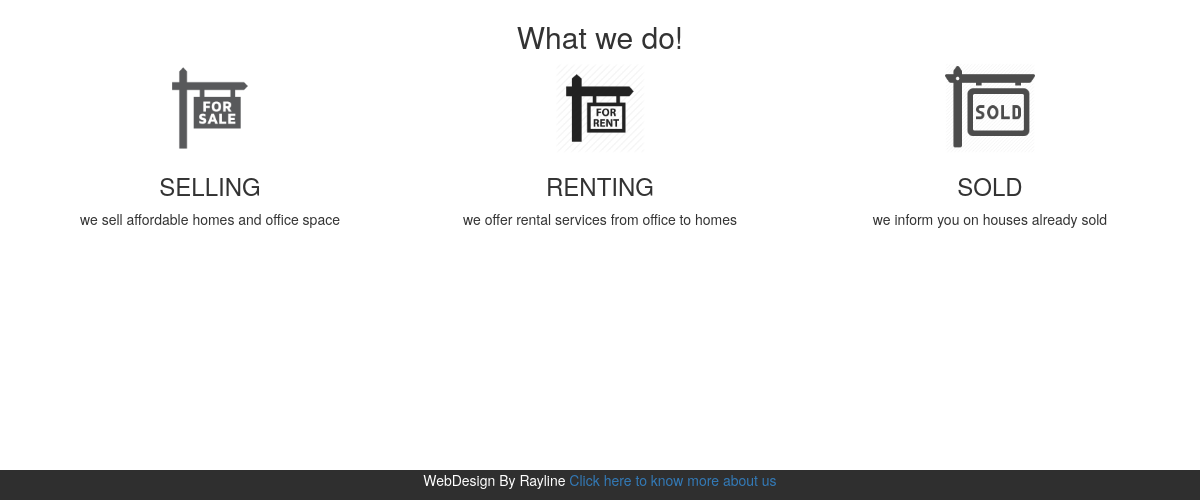
Page /house/index.php (lower part) on the earlier database version.
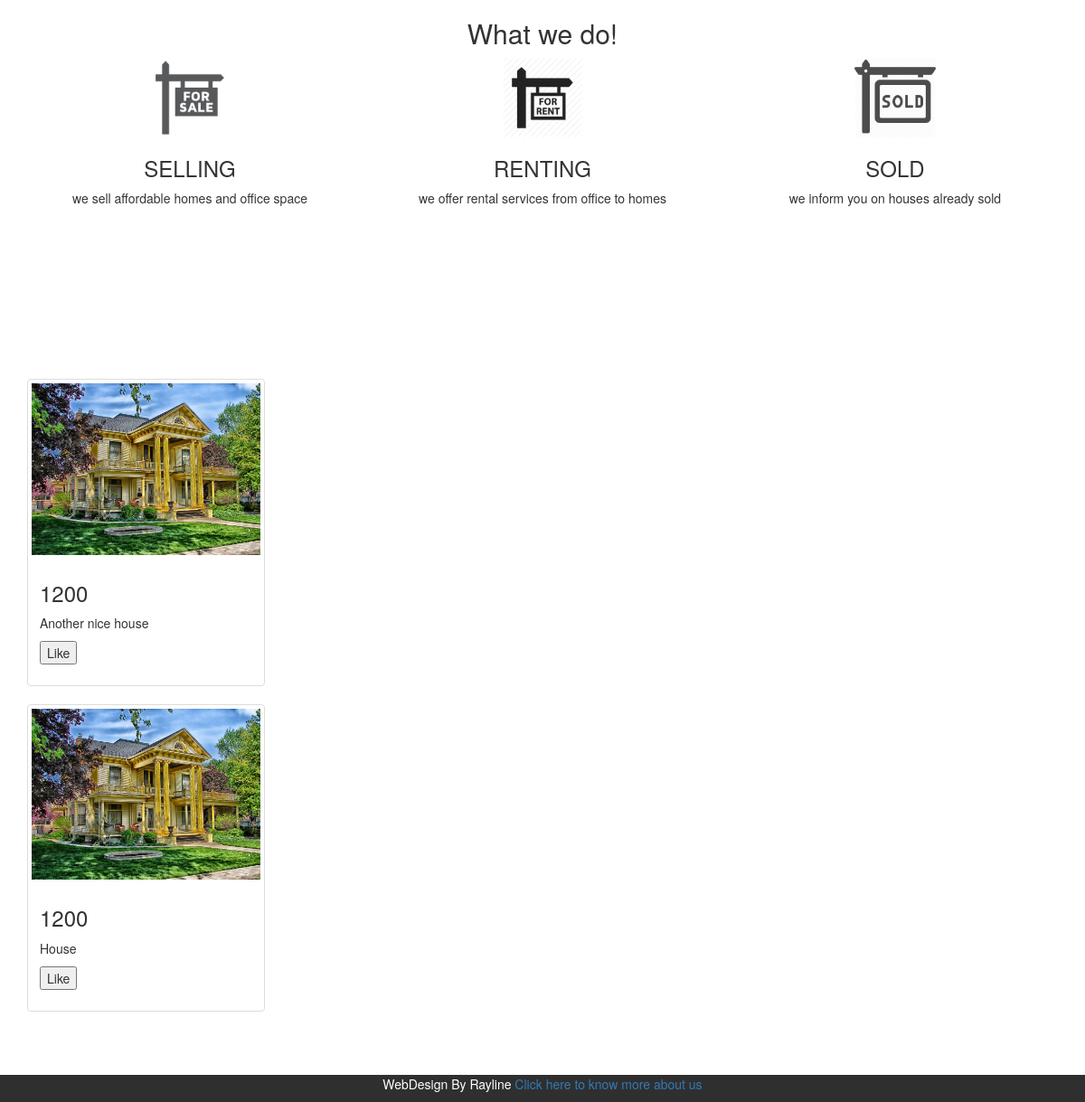
Same page on the later database version.
### tables this page shows
CREATE TABLE `houses` (
  `houseID` int(11) NOT NULL AUTO_INCREMENT,
  `image` varchar(50) NOT NULL,
  `description` varchar(255) DEFAULT NULL,
  `price` double NOT NULL,
  `rooms` int(11) NOT NULL,
  `listing` varchar(50) DEFAULT NULL,
  `street` varchar(50) DEFAULT NULL,
  `city` varchar(50) DEFAULT NULL,
  PRIMARY KEY (`houseID`)
);

### house/index.php (the view, shortened to what this page needs)
<?php
require 'includes/db.connection.php';
?>
    <!doctype html>
    <html class="no-js" lang="">
    <?php include "templates/head.php";?>
    <body>
        <section id="about" class="about">
            <div class="container">
                <div class="row text-center">
                    <h2>What we do!</h2>
                    <div class="col-sm-4">
                        <img height="90" src="img/sale.png">
                        <h3 class="text-uppercase text-center">Selling</h3>
                        <p class="text-center">we sell affordable homes and office space</p>
                    </div>
                    <div class="col-sm-4">
                        <img height="90" src="img/rent.png">
                        <h3 class="text-uppercase text-center">Renting</h3>
                        <p class="text-center">we offer rental services from office to homes</p>
                    </div>
                    <div class="col-sm-4">
                        <img height="90" src="img/sold.png">
                        <h3 class="text-uppercase text-center">Sold</h3>
                        <p class="text-center">we inform you on houses already sold</p>
                    </div>
                </div>
            </div>
        </section>
        <section id="advert" class="advert">
            <div class="container">
                <div class="row">
                    <div class="col-sm-6 col-md-3">
                        <?php
                        $query = "SELECT * FROM houses";
                        $result = mysqli_query($conn,$query);
                        while($row = mysqli_fetch_assoc($result)){
                        ?>
                            <div class="thumbnail">
                                <img src="img/House4.jpg" alt="house">
                                <div class="caption">
                                    <h3>
                                        <?php echo $row['price'] ?>
                                    </h3>
                                    <p>
                                        <?php echo $row['description'] ?>
                                    </p>
                                    <p align="center">
                                        <form>
                                            <input type="submit" name="" value="Like">
                                        </form>
                                    </p>
                                </div>
                            </div>
                            <?php
                        }
                        ?>
                    </div>
                </div>
            </div>
        </section>
        <?php include 'templates/footer.php';?>
    </body>
    </html>

### house/templates/head.php (shortened to what this page needs)
<head>
        <link rel="stylesheet" href="css/normalize.min.css">
        <link rel="stylesheet" href="css/bootstrap.css">
        <link rel="stylesheet" href="css/main.css">
    </head>

### house/templates/footer.php
<footer class="container-fluid bg-4 text-center">
  <p>WebDesign By Rayline <a href="about.php">Click here to know more about us</a></p>
</footer>

### house/css/main.css (style rules this page uses)
html { color: #222; font-size: 1em; line-height: 1.4; }
audio, canvas, iframe, img, svg, video { vertical-align: middle; }
body > section { clear: both; padding: 50px 0; }
#about { padding-top: 0px; padding-bottom: 130px; }
.bg-4 { background-color: #2f2f2f; color: #ffffff; }

Differences in the rows shown:
added houses: price "1200", description "Another nice house"
added houses: price "1200", description "House"
